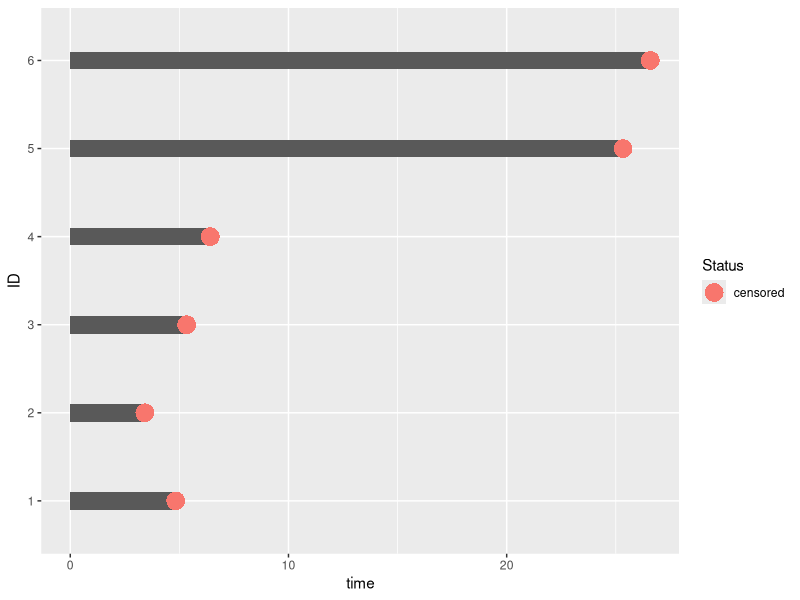

Here is the R script that generated this plot: (Note: this script raises an error after producing the figure.)
## ---- chunk 1
setwd("C:/Users/simon/OneDrive/Desktop/V Anno/I Semester/Nonparametric Statistics/Project")
## ---- chunk 2
library(readxl)
library(survival)
library(survminer)
library(dplyr) 
library(ggplot2)
library(knitr)
library(broom)
library(tidyr)
## ---- chunk 3
data <- read_excel("Data_Satellites.xlsx", col_names = TRUE)
## ---- chunk 4
summary(data)
## ---- chunk 5
data$Country <- factor(data$Country, ordered = F)
print('Country')
table(data$Country)

data$Users <- factor(data$Users, ordered = F)
print('Users')
table(data$Users)

data$Purpose <- factor(data$Purpose, ordered = F)
print('Purpose')
table(data$Purpose)

data$Orbit <- factor(data$Orbit, ordered = F)
print('Class of Orbit')
table(data$Orbit)

data$Status <- factor(data$Status, ordered = F)
print('Status')
table(data$Status)
## ---- chunk 6

## ---- chunk 7
data <- data[sample(nrow(data)), ]
## ---- chunk 8
data$ID <- factor(seq(1:nrow(data))) 
data_subs <- head(data)
time <- data_subs$'Effective Lifetime'

ggplot(data=data_subs,aes(x=ID,y=time)) + 
  geom_bar(stat='identity',width=0.2) +
  geom_point(aes(color=Status,shape=Status),size=6) +
  coord_flip()
## ---- chunk 9
head(Surv(time=data$'Effective Lifetime',  # T_i
          event=data$Status == 'retired') # tell the object which rows have the event
     )
## ---- chunk 10
time <- data$'Effective Lifetime'
fit <- survfit(Surv(time,Status == 'retired') ~ 1, data = data)
## ---- chunk 11
summary(fit)
## ---- chunk 12
kable(head(tidy(fit),20))
## ---- chunk 13
surv_median(fit) #not reached
## ---- chunk 14
ggsurvplot(fit, data = data,
           risk.table = TRUE, # Add risk table
           risk.table.col = "strata", # Change risk table color by groups
           surv.median.line = "hv", # Specify median survival
           ggtheme = theme_bw(), # Change ggplot2 theme
           break.time.by=5,
           title="Kaplan-Meier Curve for Satellites Survival")
## ---- chunk 15
cumulative_incidence <- 1 - fit$surv
## ---- chunk 16
ggsurvplot(fit, data = data,
           risk.table = TRUE, # Add risk table
           risk.table.col = "strata", # Change risk table color by groups
           surv.median.line = "hv", # Specify median survival
           ggtheme = theme_bw(), # Change ggplot2 theme
           break.time.by=5,
           fun='event',
           title="Cumulative Incidence Curve")
## ---- chunk 17
ggsurvplot(fit, data = data,
           risk.table = TRUE, # Add risk table
           ggtheme = theme_bw(), # Change ggplot2 theme
           break.time.by=5,
           fun='cumhaz',
           title="Cumulative Hazard Curve for Satellites Survival")
## ---- chunk 18
fit.Continent <- survfit(Surv(time,Status == 'retired') ~ Continent, data=data)

ggsurvplot(fit.Users, data = data,
           risk.table = TRUE, # Add risk table
           risk.table.col = "strata",
           ggtheme = theme_bw(), # Change ggplot2 theme
           break.time.by=5,
           title="Kaplan-Meier Curve for Satellites Survival by Continent")
## ---- chunk 19
log_rank_test <- survdiff(Surv(time, Status == 'retired') ~ Continent, data=data)
log_rank_test
## ---- chunk 20
hazard_ratio <- (log_rank_test$obs[1]/log_rank_test$exp[1])/(log_rank_test$obs[2]/log_rank_test$exp[2])
hazard_ratio
## ---- chunk 21
fit.Users <- survfit(Surv(time, Status == 'retired') ~ Users, data=data)

ggsurvplot(fit.Users, data = data,
           risk.table = TRUE, # Add risk table
           risk.table.col = "strata",
           ggtheme = theme_bw(), # Change ggplot2 theme
           break.time.by=5,
           title="Kaplan-Meier Curve for Satellites Survival by Users")
## ---- chunk 22
log_rank_test <- survdiff(Surv(time, Status == 'retired') ~ Users, data=data)
log_rank_test # p = 0.08 
## ---- chunk 23
hazard_ratio_com_gov <- (log_rank_test$obs[1]/log_rank_test$exp[1])/(log_rank_test$obs[2]/log_rank_test$exp[2])
hazard_ratio_com_gov #0.4574647 -> Commercial is a protective factor wrt Government

hazard_ratio_gov_mil <- (log_rank_test$obs[2]/log_rank_test$exp[2])/(log_rank_test$obs[3]/log_rank_test$exp[3])
hazard_ratio_gov_mil #2.414499 -> Government is a risk factor wrt Military

hazard_ratio_com_mil <- (log_rank_test$obs[1]/log_rank_test$exp[1])/(log_rank_test$obs[3]/log_rank_test$exp[3])
hazard_ratio_com_mil #1.104548 -> Commercial is a risk factor wrt Military
## ---- chunk 24
fit.Purpose <- survfit(Surv(time, Status == 'retired') ~ Purpose, data=data)

ggsurvplot(fit.Purpose, data = data,
           risk.table = TRUE, # Add risk table
           risk.table.col = "strata",
           ggtheme = theme_bw(), # Change ggplot2 theme
           break.time.by=5,
           title="Kaplan-Meier Curve for Satellites Survival by Purpose")
## ---- chunk 25
log_rank_test <- survdiff(Surv(time, Status == 'retired') ~ Purpose, data=data)
log_rank_test # p= 0.01 
## ---- chunk 26
hazard_ratio_com_eo <- (log_rank_test$obs[1]/log_rank_test$exp[1])/(log_rank_test$obs[2]/log_rank_test$exp[2])
hazard_ratio_com_eo #0.3114461 -> Communications is a protective factor wrt Earth Observation

hazard_ratio_nav_com <- (log_rank_test$obs[3]/log_rank_test$exp[3])/(log_rank_test$obs[1]/log_rank_test$exp[1])
hazard_ratio_nav_com #0

hazard_ratio_com_sc <- (log_rank_test$obs[1]/log_rank_test$exp[1])/(log_rank_test$obs[4]/log_rank_test$exp[4])
hazard_ratio_com_sc #0.6003101 -> Communications is a protective factor wrt Space Science

hazard_ratio_nav_eo <- (log_rank_test$obs[3]/log_rank_test$exp[3])/(log_rank_test$obs[2]/log_rank_test$exp[2])
hazard_ratio_nav_eo #0

hazard_ratio_eo_sc <- (log_rank_test$obs[2]/log_rank_test$exp[2])/(log_rank_test$obs[4]/log_rank_test$exp[4])
hazard_ratio_eo_sc #1.927493 -> Earth Observation is a risk factor wrt Space Science

hazard_ratio_nav_sc <- (log_rank_test$obs[3]/log_rank_test$exp[3])/(log_rank_test$obs[4]/log_rank_test$exp[4])
hazard_ratio_nav_sc #0
## ---- chunk 27
fit.Orbit <- survfit(Surv(time,data$Status == 'retired') ~ Orbit, data=data)

ggsurvplot(fit.Orbit, data = data,
           risk.table = TRUE, # Add risk table
           risk.table.col = "strata",
           ggtheme = theme_bw(), # Change ggplot2 theme
           break.time.by=5,
           title="Kaplan-Meier Curve for Satellites Survival by Orbit")
## ---- chunk 28
log_rank_test <- survdiff(Surv(time, Status == 'retired') ~ Orbit, data=data)
log_rank_test # p = 0.2
## ---- chunk 29
hazard_ratio_ell_geo <- (log_rank_test$obs[1]/log_rank_test$exp[1])/(log_rank_test$obs[2]/log_rank_test$exp[2])
hazard_ratio_ell_geo #0.5000046 -> Earth Observation is a risk factor wrt Space Science

hazard_ratio_ell_leo <- (log_rank_test$obs[1]/log_rank_test$exp[1])/(log_rank_test$obs[3]/log_rank_test$exp[3])
hazard_ratio_ell_leo #0.8579963 -> Earth Observation is a risk factor wrt Space Science

hazard_ratio_meo_ell <- (log_rank_test$obs[4]/log_rank_test$exp[4])/(log_rank_test$obs[1]/log_rank_test$exp[1])
hazard_ratio_meo_ell #0

hazard_ratio_geo_leo <- (log_rank_test$obs[2]/log_rank_test$exp[2])/(log_rank_test$obs[3]/log_rank_test$exp[3])
hazard_ratio_geo_leo #1.715977 -> Earth Observation is a risk factor wrt Space Science

hazard_ratio_geo_meo <- (log_rank_test$obs[4]/log_rank_test$exp[4])/(log_rank_test$obs[2]/log_rank_test$exp[2])
hazard_ratio_geo_meo #0

hazard_ratio_leo_meo <- (log_rank_test$obs[4]/log_rank_test$exp[4])/(log_rank_test$obs[3]/log_rank_test$exp[3])
hazard_ratio_leo_meo #0
